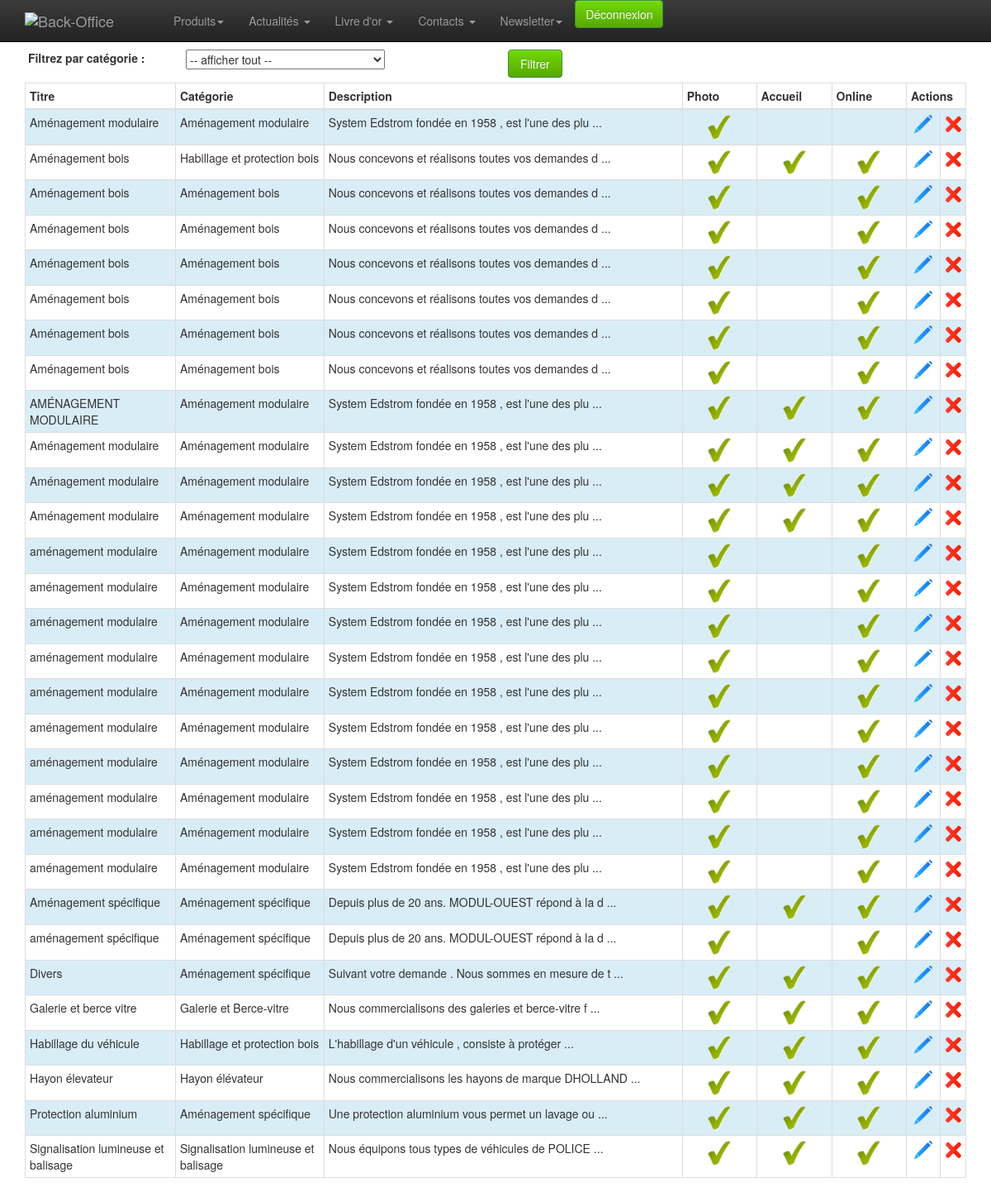
The app's page /admin/produit/liste.php (signed in) with its own data.
### tables this page shows
CREATE TABLE `product` (
  `id` int(10) unsigned NOT NULL AUTO_INCREMENT,
  `id_categorie` int(11) NOT NULL,
  `nom` varchar(100) NOT NULL,
  `description` text NOT NULL,
  `fichier_pdf` varchar(100) NOT NULL,
  `accueil` enum('0','1') NOT NULL DEFAULT '0',
  `online` enum('0','1') NOT NULL DEFAULT '0',
  PRIMARY KEY (`id`)
);

CREATE TABLE `catproduct` (
  `id` int(10) unsigned NOT NULL AUTO_INCREMENT,
  `id_parent` int(11) NOT NULL,
  `nom` varchar(50) NOT NULL,
  `image` varchar(50) NOT NULL,
  `ordre_affichage` int(11) NOT NULL DEFAULT '1',
  PRIMARY KEY (`id`)
);

### admin/classes/StorageManager.php (called while the page is built, shortened)
<?php
class StorageManager{
	protected function dbConnect() {
		try {
			$this->mysqli = new mysqli ( DBHOST, DBUSER, DBPASSWD, DBNAME ) ;
		} catch (Exception $e) {
			throw new Exception("Erreur Connexion DB ". $e->getMessage());
		}
	}
}
?>

### admin/classes/Produit.php (called while the page is built, shortened)
<?php
require_once("StorageManager.php");
require_once("Categorie.php");
class Produit extends StorageManager {
	public function getListe( $tab=array(), $debug=false ) {
		$champ_souhaite = ( $tab[ "champ" ] != '' ) ? $tab[ "champ" ] : "*";
		$requete = "SELECT " . $champ_souhaite . " FROM `product`";
		if ( $tab[ "where" ] == '' ) {
			$requete .= " WHERE id > 0";
			$order_by = ( $tab[ "order_by" ] != "" ) ? $tab[ "order_by" ] : "nom";
			$sens = ( $tab[ "sens" ] != "" ) ? $tab[ "sens" ] : "ASC";
			$requete .= " ORDER BY " . $order_by . " " . $sens;
		}
		else $requete .= $tab[ "where" ];
		$result = mysqli_query( $this->mysqli, $requete );
		while( $row = mysqli_fetch_assoc( $result ) ) {
			$new_array[] = $row;
		}
		return $new_array;
	}
}

### admin/classes/Categorie.php (called while the page is built, shortened)
<?php
require_once("StorageManager.php");
class Categorie extends StorageManager {
	public function load( $id, $debug=false ){
		$new_array = null;
		$requete = "SELECT * FROM `catproduct` WHERE id = " . $id ;
		$result = mysqli_query( $this->mysqli, $requete );
		while( $row = mysqli_fetch_assoc( $result ) ) {
			$new_array[] = $row;
		}
		return $new_array;
	}
	public function getListe( $tab=array(), $debug=false ) {
		$champ_souhaite = ( $tab[ "champ" ] != '' ) ? $tab[ "champ" ] : "*";
		$requete = "SELECT " . $champ_souhaite . " FROM `catproduct`";
		if ( $tab[ "where" ] == '' ) {
			$requete .= " WHERE id > 0";
			if ( !empty( $tab ) ) {
				foreach( $tab as $champ => $val ) {
					if ( $champ != "champ" && $champ != "order_by" && $champ != "sens" )
						$requete .= " AND " . $champ . " = '" . addslashes( $val ) . "'";
				}
			}
			$order_by = ( $tab[ "order_by" ] != "" ) ? $tab[ "order_by" ] : "ordre_affichage";
			$sens = ( $tab[ "sens" ] != "" ) ? $tab[ "sens" ] : "ASC";
			$requete .= " ORDER BY " . $order_by . " " . $sens;
		}
		else $requete .= $tab[ "where" ];
		$result = mysqli_query( $this->mysqli, $requete );
		while( $row = mysqli_fetch_assoc( $result ) ) {
			$new_array[] = $row;
		}
		return $new_array;
	}
}

### admin/classes/utils.php (called while the page is built, shortened)
<?
	function couper_correctement( $chaine='', $longueur=0, $element=' ', $debug=false ) {
		$chaine = substr( $chaine, 0, $longueur );
		return $chaine;
	}
?>

### admin/classes/Produit_image.php (called while the page is built, shortened)
<?php
require_once("StorageManager.php");
class Produit_image extends StorageManager {
	public function getImageDefaut( $num_produit=0, $debug=false ) {
		$requete = "SELECT * FROM `product_image`
			WHERE num_produit = " . intval( $num_produit ) . "
			AND defaut = 'oui'";
		$result = mysqli_query( $this->mysqli, $requete );
		$row = mysqli_fetch_assoc( $result );
		return $row;
	}
}

### admin/produit/liste.php (the view, shortened to what this page needs)
<? include_once ( $_SERVER[ "DOCUMENT_ROOT" ] . "/admin/classes/utils.php" );?>
<?
	require $_SERVER[ "DOCUMENT_ROOT" ] . "/admin/classes/Categorie.php";
	require $_SERVER[ "DOCUMENT_ROOT" ] . "/admin/classes/Produit.php";
	require $_SERVER[ "DOCUMENT_ROOT" ] . "/admin/classes/Produit_image.php";
	$debug = 			false;
	$categorie = 		new Categorie();
	$produit = 			new Produit();
	$produit_image = 	new Produit_image();
	if ( 1 == 1 ) {
		unset( $recherche );
		$recherche[ "id_parent" ] = '0';
		$liste_categorie = $categorie->getListe( $recherche, $debug );
	}
	if ( 1 == 1 ) {
		unset( $recherche );
		$liste_produit = $produit->getListe( $recherche, $debug );
	}
?>
<!doctype html>
<html class="no-js" lang="en">
	<head>
		<? include_once $_SERVER[ "DOCUMENT_ROOT" ] . "/admin/inc-meta.php";?>
	</head>
	<body>
		<? require_once $_SERVER[ "DOCUMENT_ROOT" ] . "/admin/inc-menu.php";?>
		<div class="container">
			<div class="row">
				<form name="formulaire" class="form-horizontal" method="GET"  action="liste.php" >
				<div class="col-md-2">
					<label  >&nbsp;Filtrez par catégorie :</label>
				</div>
				<div class="col-md-4">
					<select name="id_categorie" id="id_categorie">
						<option value="" selected>-- afficher tout --</option>
					</select>
				</div>
				<div class="col-md-3">
					<button class="btn btn-success col-sm-3" type="submit" >Filtrer</button>
				</div>
				<br><br>
			</div>
			<div class="row">
				<div class="col-xs-12 col-sm-12 col-md-12">
					<table class="table table-hover table-bordered table-condensed table-striped" >
						<thead>
							<tr>
								<th class="col-md-2" style="">Titre</th>
								<th class="col-md-2" style="">Catégorie</th>
								<th class="col-md-5" style="">Description</th>
								<th class="col-md-1" style="">Photo</th>
								<th class="col-md-1" style="">Accueil</th>
								<th class="col-md-1" style="">Online</th>
								<th class="col-md-1" colspan="2" style="">Actions</th>
							</tr>
						</thead>
						<tbody>
							<?
							if ( !empty( $liste_produit ) ) {
								$i=0;
								foreach ( $liste_produit as $value ) {
									$i++;
									$data = $categorie->load( $value[ "id_categorie" ] );
									$image_defaut = $produit_image->getImageDefaut( $value[ "id" ], $debug );
									$classe_affichage = ( $i % 2 != 0 ) ? "info" : "";
									$description = couper_correctement( $value[ "description" ], 50 );
									if ( strlen( $value[ "description" ] ) > 50 ) $description .= " ...";
									$image_ok = ( $image_defaut[ "fichier" ] != '' ) ? 'check' : 'vide';
									$accueil = ( $value[ "accueil" ] == '1' ) ? 'check' : 'vide';
									$online = ( $value[ "online" ] == '1' ) ? 'check' : 'vide';
									echo "<tr class='" . $classe_affichage . "'>\n";
									echo "	<td>" . $value[ "nom" ] . "</td>\n";
									echo "	<td>" . $data[ 0 ][ "nom" ] . "</td>\n";
									echo "	<td>" . $description . "</td>\n";
									echo "	<td align='center'><img src='../img/" . $image_ok . ".png' width='30' ></td>\n";
									echo "	<td align='center'><img src='../img/" . $accueil . ".png' width='30' ></td>\n";
									echo "	<td align='center'><img src='../img/" . $online . ".png' width='30' ></td>\n";
									echo "	<td><a href='./edition.php?id=" . $value[ "id" ] . "'><img src='../img/modif.png' width='30' alt='Modifier' ></a></td>\n";
									echo "	<td>\n";
									echo "		<img src='../img/del.png' width='20' alt='Supprimer' onclick=\"$('.supp" . $value[ "id" ] . "').css('display', 'block');\">\n";
									echo "	</td>\n";
									echo "</tr>\n";
								}
							}
							?>
						</tbody>
					</table>
				</div>
			</div>
		</div>
	</body>
</html>

### admin/css/style.css (style rules this page uses)
body { padding-top: 60px; padding-bottom: 40px; }
.btn-success { background-color: #57a900; background-image: -moz-linear-gradient(top, #70d900, #57a900); background-image: -ms-linear-gradient(top, #70d900, #57a900); background-image: -webkit-gradient(linear, 0 0, 0 100%, from(#70d900), to(#57a900)); background-image: -webkit-linear-gradient(top, #70d900, #57a900); background-image: -o-linear-gradient(top, #70d900, #57a900); background-image: linear-gradient(top, #70d900, #57a900); filter: progid:DXImageTransform.Microsoft.gradient(startColorstr='#70d900', endColorstr='#57a900', GradientType=0); }

### records on screen
product: nom "Aménagement modulaire", catproduct.nom "Aménagement modulaire", description "System Edstrom fondée en 1958 , est l'une des plu ...", shows a picture
product: nom "Aménagement bois", catproduct.nom "Habillage et protection bois", description "Nous concevons et réalisons toutes vos demandes d ..."
product: nom "Aménagement bois", catproduct.nom "Aménagement bois", description "Nous concevons et réalisons toutes vos demandes d ..."
product: nom "Aménagement bois", catproduct.nom "Aménagement bois", description "Nous concevons et réalisons toutes vos demandes d ..."
product: nom "Aménagement bois", catproduct.nom "Aménagement bois", description "Nous concevons et réalisons toutes vos demandes d ..."
product: nom "Aménagement bois", catproduct.nom "Aménagement bois", description "Nous concevons et réalisons toutes vos demandes d ..."
product: nom "Aménagement bois", catproduct.nom "Aménagement bois", description "Nous concevons et réalisons toutes vos demandes d ..."
product: nom "Aménagement bois", catproduct.nom "Aménagement bois", description "Nous concevons et réalisons toutes vos demandes d ..."
product: nom "AMÉNAGEMENT MODULAIRE", catproduct.nom "Aménagement modulaire", description "System Edstrom fondée en 1958 , est l'une des plu ..."
product: nom "Aménagement modulaire", catproduct.nom "Aménagement modulaire", description "System Edstrom fondée en 1958 , est l'une des plu ..."
product: nom "Aménagement modulaire", catproduct.nom "Aménagement modulaire", description "System Edstrom fondée en 1958 , est l'une des plu ..."
product: nom "Aménagement modulaire", catproduct.nom "Aménagement modulaire", description "System Edstrom fondée en 1958 , est l'une des plu ..."
product: nom "aménagement modulaire", catproduct.nom "Aménagement modulaire", description "System Edstrom fondée en 1958 , est l'une des plu ..."
product: nom "aménagement modulaire", catproduct.nom "Aménagement modulaire", description "System Edstrom fondée en 1958 , est l'une des plu ..."
product: nom "aménagement modulaire", catproduct.nom "Aménagement modulaire", description "System Edstrom fondée en 1958 , est l'une des plu ..."
product: nom "aménagement modulaire", catproduct.nom "Aménagement modulaire", description "System Edstrom fondée en 1958 , est l'une des plu ..."
product: nom "aménagement modulaire", catproduct.nom "Aménagement modulaire", description "System Edstrom fondée en 1958 , est l'une des plu ..."
product: nom "aménagement modulaire", catproduct.nom "Aménagement modulaire", description "System Edstrom fondée en 1958 , est l'une des plu ..."
product: nom "aménagement modulaire", catproduct.nom "Aménagement modulaire", description "System Edstrom fondée en 1958 , est l'une des plu ..."
product: nom "aménagement modulaire", catproduct.nom "Aménagement modulaire", description "System Edstrom fondée en 1958 , est l'une des plu ..."
product: nom "aménagement modulaire", catproduct.nom "Aménagement modulaire", description "System Edstrom fondée en 1958 , est l'une des plu ..."
product: nom "aménagement modulaire", catproduct.nom "Aménagement modulaire", description "System Edstrom fondée en 1958 , est l'une des plu ..."
product: nom "Aménagement spécifique", catproduct.nom "Aménagement spécifique", description "Depuis plus de 20 ans. MODUL-OUEST répond à la d ..."
product: nom "aménagement spécifique", catproduct.nom "Aménagement spécifique", description "Depuis plus de 20 ans. MODUL-OUEST répond à la d ..."
product: nom "Divers", catproduct.nom "Aménagement spécifique", description "Suivant votre demande . Nous sommes en mesure de t ..."
product: nom "Galerie et berce vitre", catproduct.nom "Galerie et Berce-vitre", description "Nous commercialisons des galeries et berce-vitre f ..."
product: nom "Habillage du véhicule", catproduct.nom "Habillage et protection bois", description "L'habillage d'un véhicule , consiste à protéger ..."
product: nom "Hayon élevateur", catproduct.nom "Hayon élévateur", description "Nous commercialisons les hayons de marque DHOLLAND ..."
product: nom "Protection aluminium", catproduct.nom "Aménagement spécifique", description "Une protection aluminium vous permet un lavage ou ..."
product: nom "Signalisation lumineuse et balisage", catproduct.nom "Signalisation lumineuse et balisage", description "Nous équipons tous types de véhicules de POLICE ..."
